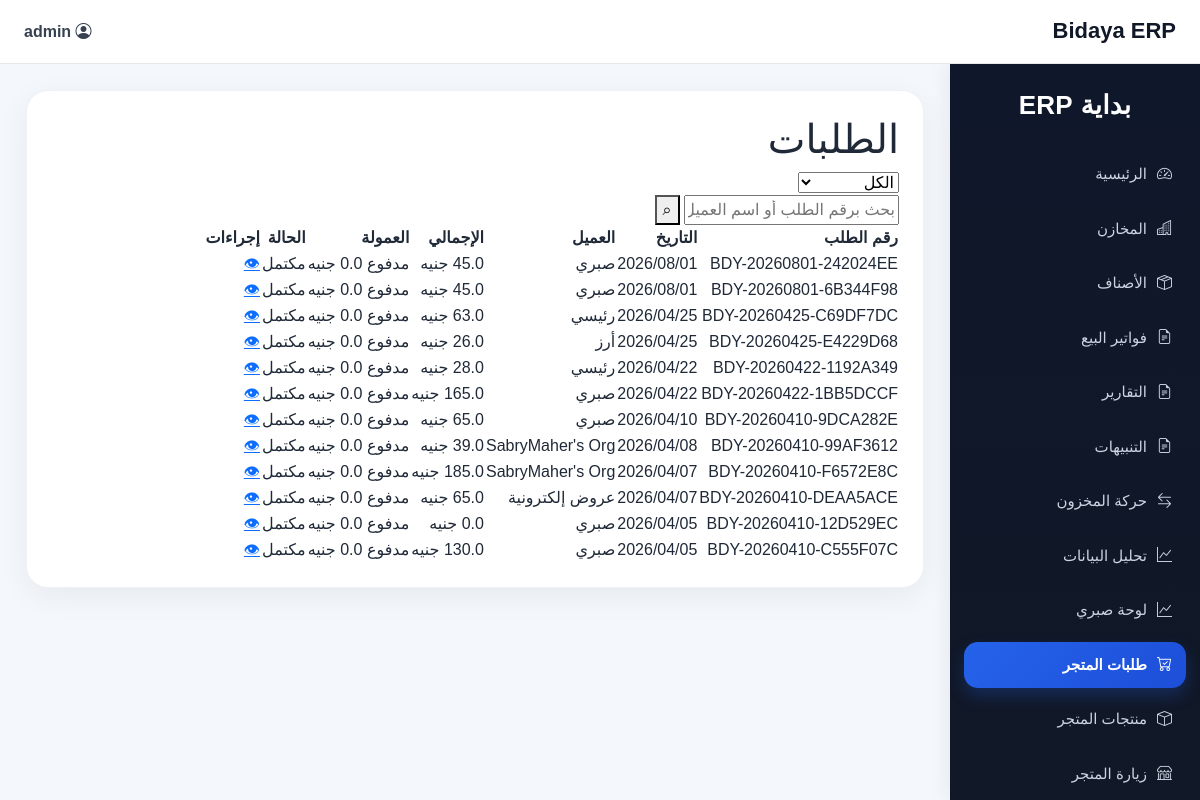
Page /admin/orders (signed in) on the committed database.
### app/models.py (models this page shows)
class User(db.Model, UserMixin):
    id = db.Column(db.Integer, primary_key=True)
    username = db.Column(db.String(50), unique=True, nullable=False)
    email = db.Column(db.String(120), unique=True, nullable=False)
    password = db.Column(db.String(255), nullable=False)
    role = db.Column(db.String(20), default="operator")
    created_at = db.Column(db.DateTime, default=datetime.utcnow)

class Order(db.Model):
    id = db.Column(db.Integer, primary_key=True)
    customer_name = db.Column(db.String(200), nullable=False)
    customer_phone = db.Column(db.String(50), nullable=False)
    status = db.Column(db.String(50), default="pending", nullable=False)
    total_amount = db.Column(db.Float, default=0)
    created_at = db.Column(db.DateTime, default=datetime.utcnow)
    invoice_id = db.Column(db.Integer, db.ForeignKey("sales_invoice.id"), nullable=True)
    order_number = db.Column(db.String(50), unique=True, nullable=False, index=True)
    payment_status = db.Column(db.String(50), default="paid", nullable=False)
    commission = db.Column(db.Float, default=0)
    notes = db.Column(db.Text)
    created_at = db.Column(db.DateTime, default=datetime.utcnow)
    items = db.relationship("OrderItem", backref="order", lazy=True, cascade="all, delete-orphan")
    @property
    def status_label(self):
        labels = {
            "pending": "قيد الانتظار",
            "confirmed": "تم التأكيد",
            "shipping": "قيد التوصيل",
            "completed": "مكتمل",
        }
        return labels.get(self.status, self.status)
    @property
    def payment_status_label(self):
        labels = {
            "paid": "مدفوع",
            "pending": "معلق",
        }
        return labels.get(self.payment_status, self.payment_status)

### app/routes.py (the view, shortened to what this page needs)
    @app.route("/admin/orders", methods=["GET"])
    @login_required
    def admin_orders():
        search = request.args.get("q", "").strip()
        status_filter = request.args.get("status", "").strip()
        query = Order.query
        if status_filter:
            query = query.filter(Order.status == status_filter)
        orders = query.order_by(Order.created_at.desc()).all()
        return render_template(
            "shop/admin_orders.html",
            orders=orders,
            search=search,
            status_filter=status_filter
        )

### app/models.py (called while the page is built)
@login_manager.user_loader
def load_user(user_id):
    return User.query.get(int(user_id))

### app/templates/shop/admin_orders.html (shortened to what this page needs)
{% extends "layout.html" %}
{% block content %}
<section class="admin-orders-layout" style="display: block;">
    <div class="admin-orders-content">
        <div class="admin-orders-head">
            <h1>الطلبات</h1>
        </div>
        <form method="GET" class="admin-orders-filters">
            <select name="status" class="admin-filter-select" onchange="this.form.submit()">
                <option value="">الكل</option>
            </select>
            <div class="admin-search-wrap">
                <input type="text" name="q" value="{{ search }}" placeholder="بحث برقم الطلب أو اسم العميل..."
                    class="admin-search-input">
                <button type="submit" class="admin-search-btn">⌕</button>
            </div>
        </form>
        <div class="admin-orders-table-wrap">
            <table class="admin-orders-table">
                <thead>
                    <tr>
                        <th>رقم الطلب</th>
                        <th>التاريخ</th>
                        <th>العميل</th>
                        <th>الإجمالي</th>
                        <th>العمولة</th>
                        <th>الحالة</th>
                        <th>إجراءات</th>
                    </tr>
                </thead>
                <tbody>
                    {% for order in orders %}
                    <tr>
                        <td>{{ order.order_number }}</td>
                        <td>{{ order.created_at.strftime('%Y/%m/%d') }}</td>
                        <td>{{ order.customer_name }}</td>
                        <td>{{ order.total_amount }} جنيه</td>
                        <td>
                            <span
                                class="payment-badge {% if order.payment_status == 'paid' %}paid{% else %}pending{% endif %}">
                                {{ order.payment_status_label }}
                            </span>
                            {{ order.commission }} جنيه
                        </td>
                        <td>
                            <span class="status-badge {{ order.status }}">
                                {{ order.status_label }}
                            </span>
                        </td>
                        <td>
                            <a href="{{ url_for('admin_order_detail', order_id=order.id) }}"
                                class="view-order-btn">👁</a>
                        </td>
                    </tr>
                    {% else %}
                    <tr>
                        <td colspan="7">لا توجد طلبات</td>
                    </tr>
                    {% endfor %}
                </tbody>
            </table>
        </div>
    </div>
</section>
{% endblock %}

### app/templates/layout.html (shortened to what this page needs)
<!DOCTYPE html>
<html lang="ar" dir="rtl">
<head>
    <link href="https://cdn.jsdelivr.net/npm/bootstrap@5.3.3/dist/css/bootstrap.rtl.min.css" rel="stylesheet">
    <link href="https://cdn.jsdelivr.net/npm/bootstrap-icons@1.11.3/font/bootstrap-icons.css" rel="stylesheet">
</head>
<body>
    {% if current_user.is_authenticated %}
    <div class="topbar">
        <h1 class="topbar-title">Bidaya ERP</h1>
        <div class="user-box">
            <span><i class="bi bi-person-circle"></i> {{ current_user.username }}</span>
        </div>
    </div>
    <aside class="sidebar">
        <div class="brand">بداية ERP</div>
        <nav class="nav flex-column">
            <a class="nav-link {% if request.endpoint == 'dashboard' %}active{% endif %}"
                href="{{ url_for('dashboard') }}">
                <i class="bi bi-speedometer2"></i><span>الرئيسية</span>
            </a>
            <a class="nav-link {% if request.endpoint == 'warehouses' %}active{% endif %}"
                href="{{ url_for('warehouses') }}">
                <i class="bi bi-buildings"></i><span>المخازن</span>
            </a>
            <a class="nav-link {% if request.endpoint == 'items' %}active{% endif %}" href="{{ url_for('items') }}">
                <i class="bi bi-box-seam"></i><span>الأصناف</span>
            </a>
            <a class="nav-link {% if request.endpoint == 'invoices' %}active{% endif %}"
                href="{{ url_for('invoices') }}">
                <i class="bi bi-file-earmark-text"></i><span>فواتير البيع</span>
            </a>
            <a class="nav-link {% if request.endpoint == 'reports' %}active{% endif %}" href="{{ url_for('reports') }}">
                <i class="bi bi-file-earmark-text"></i><span>التقارير</span>
            </a>
            <a class="nav-link {% if request.endpoint == 'alerts_page' %}active{% endif %}"
                href="{{ url_for('alerts_page') }}">
                <i class="bi bi-file-earmark-text"></i><span>التنبيهات</span>
            </a>
            <a class="nav-link {% if request.endpoint == 'movement' %}active{% endif %}"
                href="{{ url_for('movement') }}">
                <i class="bi bi-arrow-left-right"></i><span>حركة المخزون</span>
            </a>
            <a class="nav-link {% if request.endpoint == 'analytics' %}active{% endif %}"
                href="{{ url_for('analytics') }}">
                <i class="bi bi-graph-up"></i><span>تحليل البيانات</span>
            </a>
            <a class="nav-link {% if request.endpoint == 'owner_kpi' %}active{% endif %}"
                href="{{ url_for('owner_kpi') }}">
                <i class="bi bi-graph-up"></i><span>لوحة صبري</span>
            </a>
            <a class="nav-link {% if request.endpoint == 'orders' or request.endpoint == 'admin_orders' %}active{% endif %}"
                href="{{ url_for('orders') }}">
                <i class="bi bi-cart-check"></i><span>طلبات المتجر</span>
            </a>
            <a class="nav-link {% if request.endpoint == 'admin_products' %}active{% endif %}"
                href="{{ url_for('admin_products') }}">
                <i class="bi bi-box"></i><span>منتجات المتجر</span>
            </a>
            <a class="nav-link" href="{{ url_for('shop_home') }}" target="_blank">
                <i class="bi bi-shop"></i><span>زيارة المتجر</span>
            </a>
        </nav>
    </aside>
    {% endif %}
    <main class="{% if current_user.is_authenticated %}main-content{% else %}public-content{% endif %}">
        <div class="{% if current_user.is_authenticated %}content-card{% else %}container{% endif %}">
            {% block content %}{% endblock %}
        </div>
    </main>
</body>
</html>

### app/templates/layout.html (style rules this page uses)
body { background: #f4f7fb; font-family: Tahoma, Arial, sans-serif; color: #1f2937; }
.topbar { height: 64px; background: #ffffff; border-bottom: 1px solid #e5e7eb; display: flex; align-items: center; justify-content: space-between; padding: 0 24px; position: fixed; top: 0; right: 0; left: 0; z-index: 1030; }
.topbar-title { font-size: 22px; font-weight: 800; margin: 0; color: #111827; }
.user-box { display: flex; align-items: center; gap: 10px; font-weight: 600; color: #374151; }
.sidebar { width: 250px; background: linear-gradient(180deg, #0f172a 0%, #111827 100%); color: #fff; position: fixed; top: 64px; right: 0; bottom: 0; padding: 22px 14px; overflow-y: auto; box-shadow: -4px 0 18px rgba(0, 0, 0, 0.06); }
.brand { font-size: 26px; font-weight: 800; color: #fff; margin-bottom: 26px; text-align: center; letter-spacing: 0.3px; }
.sidebar .nav-link { color: #cbd5e1; border-radius: 14px; padding: 12px 14px; margin-bottom: 8px; font-size: 15px; display: flex; align-items: center; gap: 10px; transition: all 0.2s ease; }
.sidebar .nav-link.active { background: linear-gradient(135deg, #2563eb, #1d4ed8); color: #fff; font-weight: 700; box-shadow: 0 8px 16px rgba(37, 99, 235, 0.25); }
.main-content { margin-top: 64px; margin-right: 250px; padding: 26px; }
.content-card { background: #fff; border-radius: 22px; padding: 24px; box-shadow: 0 8px 30px rgba(15, 23, 42, 0.06); border: 1px solid #eef2f7; }

### rows in the picture
User: username "admin"
Order: order_number "BDY-20260801-242024EE", created_at "2026/08/01", customer_name "صبري", payment_status_label "مدفوع", commission "0.0", status_label "مكتمل"
Order: order_number "BDY-20260801-6B344F98", created_at "2026/08/01", customer_name "صبري", payment_status_label "مدفوع", commission "0.0", status_label "مكتمل"
Order: order_number "BDY-20260425-C69DF7DC", created_at "2026/04/25", customer_name "رئيسي", payment_status_label "مدفوع", commission "0.0", status_label "مكتمل"
Order: order_number "BDY-20260425-E4229D68", created_at "2026/04/25", customer_name "أرز", payment_status_label "مدفوع", commission "0.0", status_label "مكتمل"
Order: order_number "BDY-20260422-1192A349", created_at "2026/04/22", customer_name "رئيسي", payment_status_label "مدفوع", commission "0.0", status_label "مكتمل"
Order: order_number "BDY-20260422-1BB5DCCF", created_at "2026/04/22", customer_name "صبري", payment_status_label "مدفوع", commission "0.0", status_label "مكتمل"
Order: order_number "BDY-20260410-9DCA282E", created_at "2026/04/10", customer_name "صبري", payment_status_label "مدفوع", commission "0.0", status_label "مكتمل"
Order: order_number "BDY-20260410-99AF3612", created_at "2026/04/08", customer_name "SabryMaher's Org", payment_status_label "مدفوع", commission "0.0", status_label "مكتمل"
Order: order_number "BDY-20260410-F6572E8C", created_at "2026/04/07", customer_name "SabryMaher's Org", payment_status_label "مدفوع", commission "0.0", status_label "مكتمل"
Order: order_number "BDY-20260410-DEAA5ACE", created_at "2026/04/07", customer_name "عروض إلكترونية", payment_status_label "مدفوع", commission "0.0", status_label "مكتمل"
Order: order_number "BDY-20260410-12D529EC", created_at "2026/04/05", customer_name "صبري", payment_status_label "مدفوع", commission "0.0", status_label "مكتمل"
Order: order_number "BDY-20260410-C555F07C", created_at "2026/04/05", customer_name "صبري", payment_status_label "مدفوع", commission "0.0", status_label "مكتمل"
